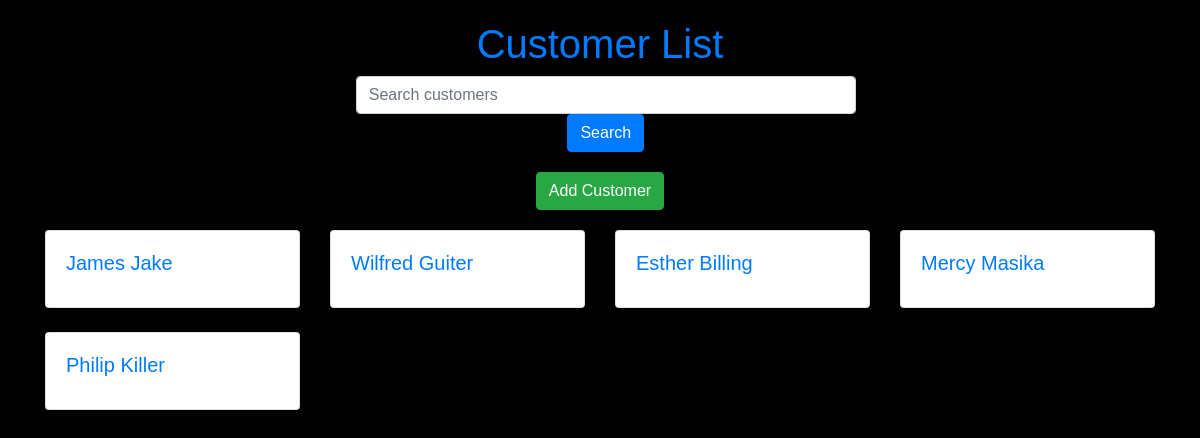
Page /view_customers/ on the committed database.
### insuarance/models.py (models this page shows, shortened)
class Customer(models.Model):
    first_name = models.CharField(max_length=30)
    last_name = models.CharField(max_length=30)
    dls_no = models.CharField(null=True,max_length=30, unique=True)
    id_number = models.IntegerField(unique=True)
    email = models.EmailField(null=True, unique=True)
    phone_no = models.CharField(default=0,max_length=15)
    address = models.CharField(max_length=30, default='unknown')
    gender = models.CharField(
        max_length=10,
        choices=GENDER_CHOICES,
        default='Male'
    )

### insuarance/views.py (the view)
# urls.py: path('view_customers/', view_customers, name='view_customers'),
def view_customers(request):
    customers = Customer.objects.all()
    search_term = request.GET.get('search', '')  # Get search query from GET request
    if search_term:
        customers = Customer.objects.filter(
            Q(first_name__icontains=search_term) |  # Search in name field
            Q(email__icontains=search_term) |  # Search in email field
            Q(last_name__icontains=search_term)
        )
    else:
        customers = Customer.objects.all()  # Fetch all customers if no search term
    return render(request, 'customer.html', {'customers': customers})

### insuarance/templates/customer.html (shortened to what this page needs)
<!DOCTYPE html>
<html lang="en">
<head>
    <link rel="stylesheet" href="https://maxcdn.bootstrapcdn.com/bootstrap/4.0.0/css/bootstrap.min.css">
</head>
<body>
    <div class="container">
        <h1>Customer List</h1>
        <div class="search">
            <form method="GET">
                <input type="text" name="search" class="form-control" placeholder="Search customers">
                <button type="submit" class="btn btn-primary">Search</button>
            </form>
        </div>
        <div class="adder">
            <a href="{% url 'insuarance:add_customer'%}" class="btn btn-success">Add Customer</a>
        </div>
        <div class="row">
            {% for customer in customers %}
                <div class="col-md-3">
                    <div class="card mb-4 shadow-sm">
                        <div class="card-body">
                            <a href="{% url 'insuarance:view_customer' customer.id %}" class="card-link">
                                <h5 class="card-title">{{ customer.first_name }} {{ customer.last_name }}</h5>
                            </a>
                        </div>
                    </div>
                </div>
            {% endfor %}
        </div>
    </div>
</body>
</html>

### insuarance/templates/customer.html (style rules this page uses)
body { font-family: Arial, sans-serif; background-color: black; margin: 20px; }
.adder { margin-top: 20px; margin-bottom: 20px; text-align: center; }
h1 { color: #007bff; text-align: center; }
.search { text-align: center; width:500px; margin-left: 28%; }

### rows in the picture
Customer: first_name "James", last_name "Jake"
Customer: first_name "Wilfred", last_name "Guiter"
Customer: first_name "Esther", last_name "Billing"
Customer: first_name "Mercy", last_name "Masika"
Customer: first_name "Philip", last_name "Killer"
